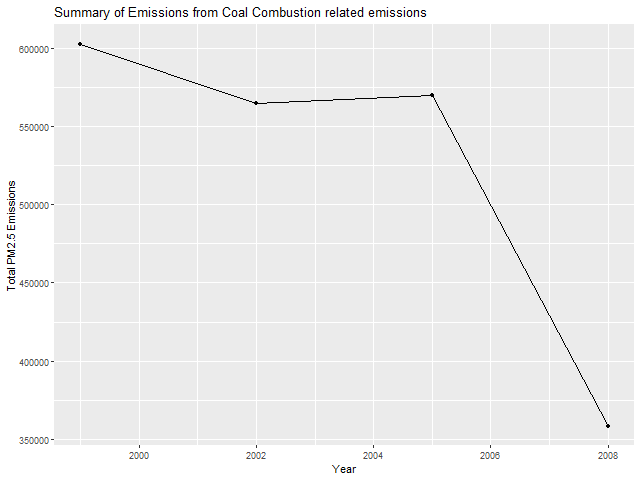

Write R code to recreate this figure.

CreatePlot4<-function(){
      
      #get indices where (Short name) contains the word coal from SCC
      containscoalID <- grep("coal", MERGEDDATA$Short.Name, ignore.case = TRUE)
      containscoal <- MERGEDDATA[containscoalID,]
      containscoal <- aggregate(Emissions ~ year, containscoal, sum) 
      #Select device PNG
      png(filename = "plot4.png", width = 640, height = 480, units = "px",bg = "white")
      par(mfrow = c(1,1), mar = c(4,4,2,2))
      plot4p <- ggplot(containscoal, aes(year, Emissions)) + geom_point() + geom_line() + ggtitle("Summary of Emissions from Coal Combustion related emissions") + xlab("Year") + ylab("Total PM2.5 Emissions") 
      print(plot4p)
      dev.off()
      
}